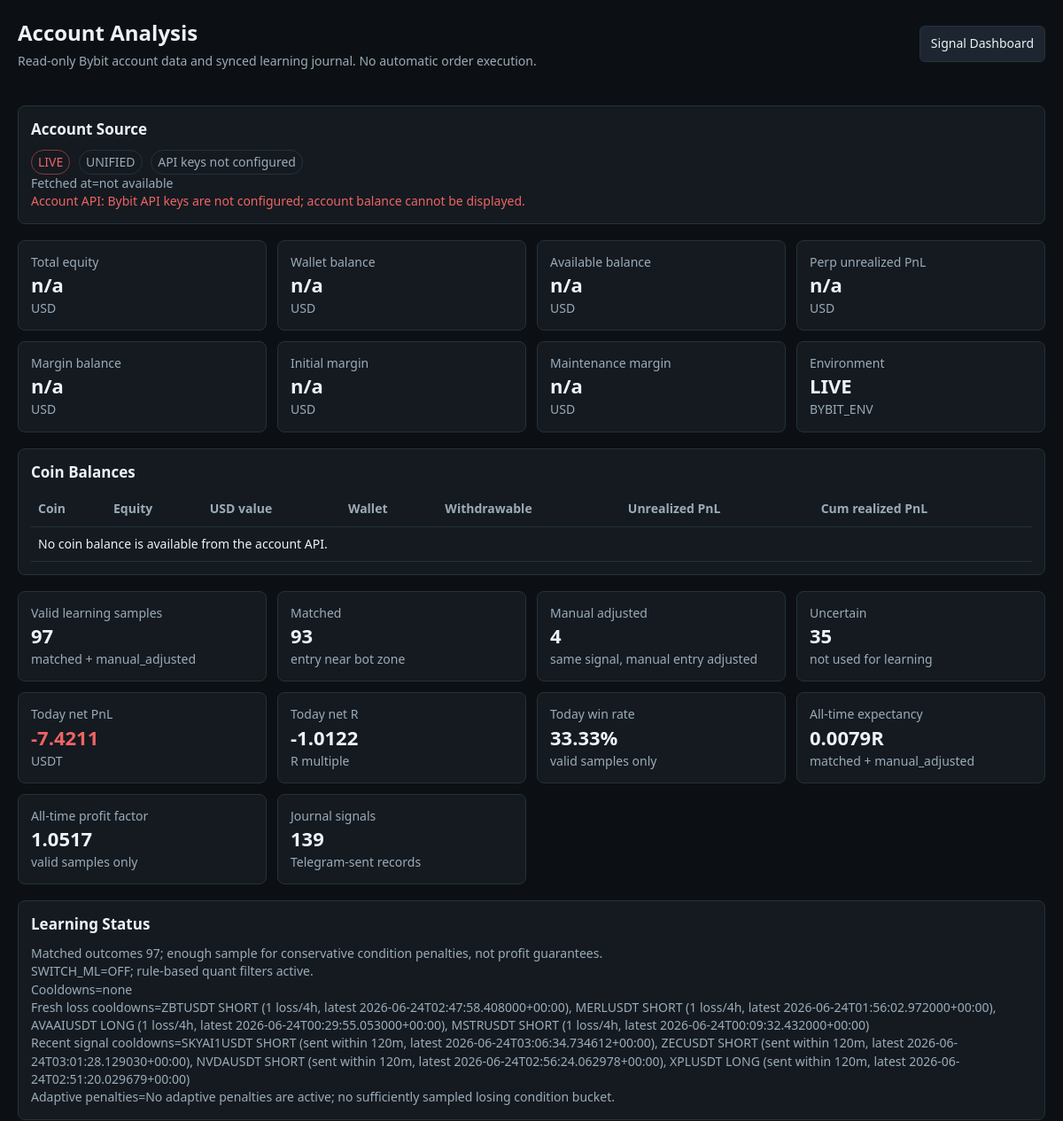
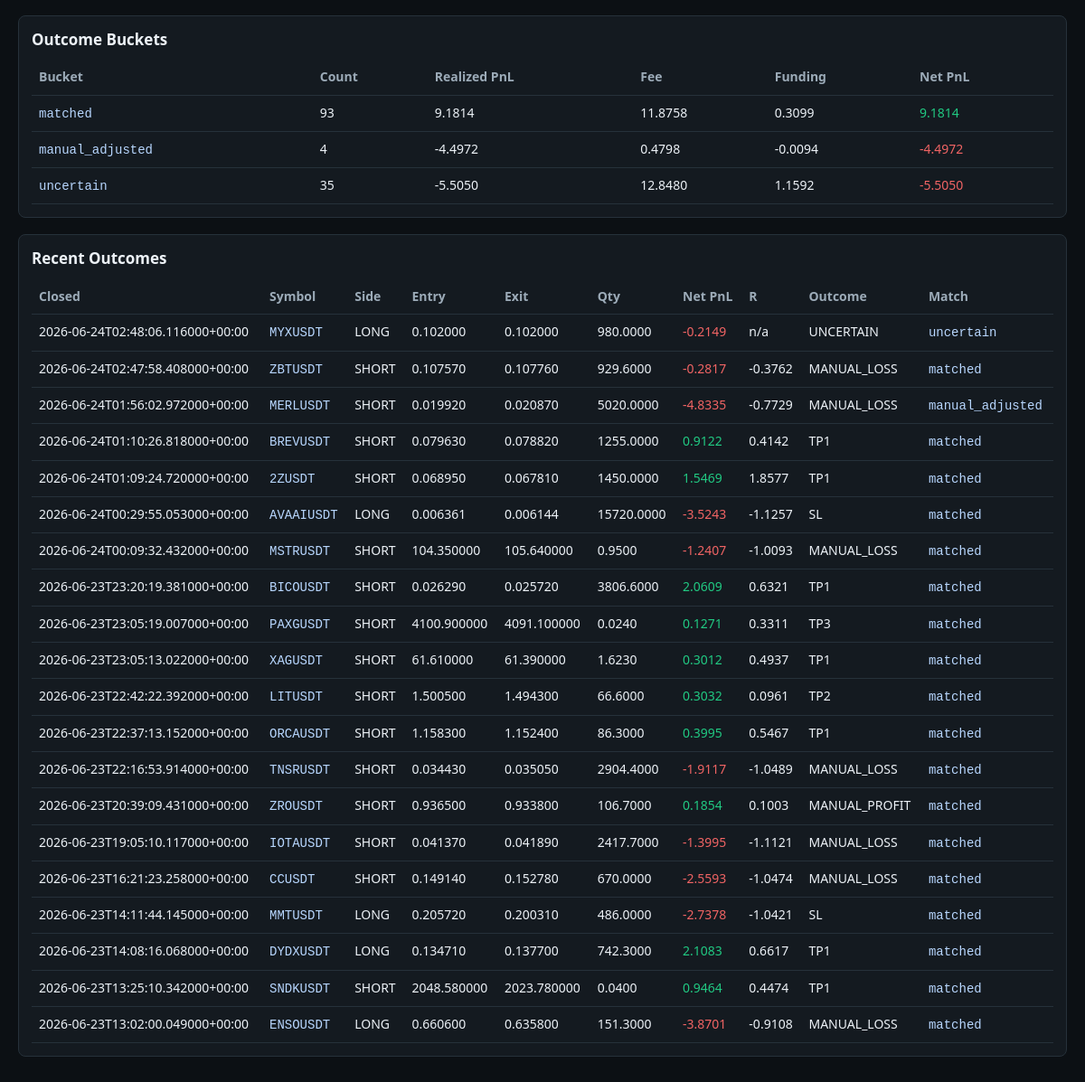
The app's page /account-analysis with its own data (2 pictures, top to bottom).
### tables this page shows
CREATE TABLE outcomes (
                    outcome_id text primary key,
                    signal_id text,
                    symbol text not null,
                    side text,
                    closed_at text not null,
                    actual_entry real,
                    actual_exit real,
                    qty real,
                    realized_pnl real not null,
                    fee real not null,
                    funding real not null,
                    net_pnl real not null,
                    result_r real,
                    outcome_type text not null,
                    holding_minutes integer,
                    match_confidence text not null,
                    match_reason text not null
                , tpsl_telegram_status text, tpsl_telegram_sent_at text, tpsl_telegram_error text);

### app/main.py (the view)
@app.get("/account-analysis", response_class=HTMLResponse)
async def account_analysis(request: Request) -> HTMLResponse:
    account = await service.account_snapshot()
    return templates.TemplateResponse(
        request,
        "account.html",
        {
            "status": service.status,
            "learning": service.learning_report,
            "account": account,
            "outcomes": service.journal_outcome_summary(),
        },
    )

### app/templates/account.html (shortened to what this page needs)
<!doctype html>
<html lang="en">
<head>
</head>
<body>
  {% macro amount(value, digits=4) -%}
    {{ ("%." ~ digits ~ "f")|format(value) if value is not none else "n/a" }}
  {%- endmacro %}
  <header>
    <div>
      <h1>Account Analysis</h1>
      <p>Read-only Bybit account data and synced learning journal. No automatic order execution.</p>
    </div>
    <a class="button" href="/" target="_blank" rel="noreferrer">Signal Dashboard</a>
  </header>
  <main>
    <section class="panel section">
      <h2>Account Source</h2>
      <p>
        <span class="badge {{ 'env-demo' if account.bybit_env == 'demo' else 'env-live' }}">{{ account.bybit_env|upper }}</span>
        <span class="badge">{{ account.account_type }}</span>
        <span class="badge">{{ "API keys configured" if account.keys_configured else "API keys not configured" }}</span>
      </p>
      <p>Fetched at={{ account.fetched_at or "not available" }}</p>
      {% if account.error %}<p class="bad">Account API: {{ account.error }}</p>{% endif %}
    </section>
    <section class="grid" aria-label="wallet balance">
      <div class="metric"><span>Total equity</span><strong>{{ amount(account.total_equity) }}</strong><p>USD</p></div>
      <div class="metric"><span>Wallet balance</span><strong>{{ amount(account.total_wallet_balance) }}</strong><p>USD</p></div>
      <div class="metric"><span>Available balance</span><strong>{{ amount(account.total_available_balance) }}</strong><p>USD</p></div>
      <div class="metric"><span>Perp unrealized PnL</span><strong class="{{ 'good' if account.total_perp_upl and account.total_perp_upl > 0 else 'bad' if account.total_perp_upl and account.total_perp_upl < 0 else '' }}">{{ amount(account.total_perp_upl) }}</strong><p>USD</p></div>
      <div class="metric"><span>Margin balance</span><strong>{{ amount(account.total_margin_balance) }}</strong><p>USD</p></div>
      <div class="metric"><span>Initial margin</span><strong>{{ amount(account.total_initial_margin) }}</strong><p>USD</p></div>
      <div class="metric"><span>Maintenance margin</span><strong>{{ amount(account.total_maintenance_margin) }}</strong><p>USD</p></div>
      <div class="metric"><span>Environment</span><strong>{{ account.bybit_env|upper }}</strong><p>BYBIT_ENV</p></div>
    </section>
    <section class="panel section">
      <h2>Coin Balances</h2>
      <table>
        <thead>
          <tr>
            <th>Coin</th>
            <th>Equity</th>
            <th>USD value</th>
            <th>Wallet</th>
            <th>Withdrawable</th>
            <th>Unrealized PnL</th>
            <th>Cum realized PnL</th>
          </tr>
        </thead>
        <tbody>
          {% for coin in account.coins %}
          <tr>
            <td><code>{{ coin.coin }}</code></td>
            <td>{{ amount(coin.equity) }}</td>
            <td>{{ amount(coin.usd_value) }}</td>
            <td>{{ amount(coin.wallet_balance) }}</td>
            <td>{{ amount(coin.available_to_withdraw) }}</td>
            <td class="{{ 'good' if coin.unrealised_pnl and coin.unrealised_pnl > 0 else 'bad' if coin.unrealised_pnl and coin.unrealised_pnl < 0 else '' }}">{{ amount(coin.unrealised_pnl) }}</td>
            <td class="{{ 'good' if coin.cum_realised_pnl and coin.cum_realised_pnl > 0 else 'bad' if coin.cum_realised_pnl and coin.cum_realised_pnl < 0 else '' }}">{{ amount(coin.cum_realised_pnl) }}</td>
          </tr>
          {% else %}
          <tr><td colspan="7">No coin balance is available from the account API.</td></tr>
          {% endfor %}
        </tbody>
      </table>
    </section>
    <section class="grid" aria-label="learning journal">
      <div class="metric"><span>Valid learning samples</span><strong>{{ outcomes.valid_learning_samples }}</strong><p>matched + manual_adjusted</p></div>
      <div class="metric"><span>Matched</span><strong>{{ outcomes.matched_count }}</strong><p>entry near bot zone</p></div>
      <div class="metric"><span>Manual adjusted</span><strong>{{ outcomes.manual_adjusted_count }}</strong><p>same signal, manual entry adjusted</p></div>
      <div class="metric"><span>Uncertain</span><strong>{{ outcomes.uncertain_count }}</strong><p>not used for learning</p></div>
      <div class="metric"><span>Today net PnL</span><strong class="{{ 'good' if learning.today_net_pnl > 0 else 'bad' if learning.today_net_pnl < 0 else '' }}">{{ amount(learning.today_net_pnl) }}</strong><p>USDT</p></div>
      <div class="metric"><span>Today net R</span><strong>{{ amount(learning.today_net_r) }}</strong><p>R multiple</p></div>
      <div class="metric"><span>Today win rate</span><strong>{{ "%.2f"|format(learning.today_win_rate) ~ "%" if learning.today_win_rate is not none else "n/a" }}</strong><p>valid samples only</p></div>
      <div class="metric"><span>All-time expectancy</span><strong>{{ "%.4f"|format(learning.all_time_expectancy_r) ~ "R" if learning.all_time_expectancy_r is not none else "n/a" }}</strong><p>matched + manual_adjusted</p></div>
      <div class="metric"><span>All-time profit factor</span><strong>{{ "%.4f"|format(learning.all_time_profit_factor) if learning.all_time_profit_factor is not none else "n/a" }}</strong><p>valid samples only</p></div>
      <div class="metric"><span>Journal signals</span><strong>{{ learning.journal_signal_count }}</strong><p>Telegram-sent records</p></div>
    </section>
    <section class="panel section">
      <h2>Learning Status</h2>
      <p>{{ learning.sample_warning }}</p>
      <p>{{ learning.ml_status }}</p>
      <p>Cooldowns={{ ", ".join(learning.active_symbol_cooldowns) if learning.active_symbol_cooldowns else "none" }}</p>
      <p>Fresh loss cooldowns={{ ", ".join(learning.active_fresh_loss_cooldowns) if learning.active_fresh_loss_cooldowns else "none" }}</p>
      <p>Recent signal cooldowns={{ ", ".join(learning.active_recent_signal_cooldowns) if learning.active_recent_signal_cooldowns else "none" }}</p>
      <p>Adaptive penalties={{ learning.adaptive_penalty_summary }}</p>
    </section>
    <section class="panel section">
      <h2>Outcome Buckets</h2>
      <table>
        <thead>
          <tr>
            <th>Bucket</th>
            <th>Count</th>
            <th>Realized PnL</th>
            <th>Fee</th>
            <th>Funding</th>
            <th>Net PnL</th>
          </tr>
        </thead>
        <tbody>
          {% for bucket in outcomes.buckets %}
          <tr>
            <td><code>{{ bucket.match_confidence }}</code></td>
            <td>{{ bucket.count }}</td>
            <td>{{ amount(bucket.realized_pnl) }}</td>
            <td>{{ amount(bucket.fee) }}</td>
            <td>{{ amount(bucket.funding) }}</td>
            <td class="{{ 'good' if bucket.net_pnl > 0 else 'bad' if bucket.net_pnl < 0 else '' }}">{{ amount(bucket.net_pnl) }}</td>
          </tr>
          {% else %}
          <tr><td colspan="6">No synced outcomes yet.</td></tr>
          {% endfor %}
        </tbody>
      </table>
    </section>
    <section class="panel section">
      <h2>Recent Outcomes</h2>
      <table>
        <thead>
          <tr>
            <th>Closed</th>
            <th>Symbol</th>
            <th>Side</th>
            <th>Entry</th>
            <th>Exit</th>
            <th>Qty</th>
            <th>Net PnL</th>
            <th>R</th>
            <th>Outcome</th>
            <th>Match</th>
          </tr>
        </thead>
        <tbody>
          {% for item in outcomes.recent %}
          <tr>
            <td>{{ item.closed_at }}</td>
            <td><code>{{ item.symbol }}</code></td>
            <td>{{ item.side or "n/a" }}</td>
            <td>{{ amount(item.actual_entry, 6) }}</td>
            <td>{{ amount(item.actual_exit, 6) }}</td>
            <td>{{ amount(item.qty, 4) }}</td>
            <td class="{{ 'good' if item.net_pnl > 0 else 'bad' if item.net_pnl < 0 else '' }}">{{ amount(item.net_pnl) }}</td>
            <td>{{ amount(item.result_r, 4) }}</td>
            <td>{{ item.outcome_type }}</td>
            <td><code>{{ item.match_confidence }}</code></td>
          </tr>
          {% else %}
          <tr><td colspan="10">No recent outcomes are available.</td></tr>
          {% endfor %}
        </tbody>
      </table>
    </section>
  </main>
</body>
</html>

### app/templates/account.html (style rules this page uses)
:root { color-scheme: dark; --bg: #0c1014; --panel: #141a20; --line: #26313a; --text: #edf2f7; --muted: #9cabb8; --green: #21c982; --yellow: #d6a530; --red: #f06464; --blue: #55a7ff; }
* { box-sizing: border-box; }
body { margin: 0; background: var(--bg); color: var(--text); font: 14px/1.45 system-ui, -apple-system, BlinkMacSystemFont, "Segoe UI", sans-serif; }
header, main { max-width: 1280px; margin: 0 auto; padding: 20px; }
header { display: flex; align-items: center; justify-content: space-between; gap: 16px; }
h1 { font-size: 24px; margin: 0 0 4px; letter-spacing: 0; }
h2 { font-size: 17px; margin: 0 0 10px; letter-spacing: 0; }
p { margin: 0; color: var(--muted); }
a.button { border: 1px solid var(--line); background: #1d2630; color: var(--text); border-radius: 6px; padding: 9px 12px; text-decoration: none; white-space: nowrap; }
.grid { display: grid; grid-template-columns: repeat(4, minmax(150px, 1fr)); gap: 12px; margin-bottom: 18px; }
.panel, .metric { background: var(--panel); border: 1px solid var(--line); border-radius: 8px; padding: 14px; }
.metric strong { display: block; font-size: 22px; }
.metric span { color: var(--muted); }
.section { margin-bottom: 18px; }
.badge { display: inline-block; padding: 3px 7px; border-radius: 999px; border: 1px solid var(--line); color: var(--muted); margin-right: 6px; }
.env-live { border-color: #8b3a3a; color: var(--red); }
.good { color: var(--green); }
.bad { color: var(--red); }
table { width: 100%; border-collapse: collapse; }
th, td { padding: 9px 8px; border-bottom: 1px solid var(--line); text-align: left; vertical-align: top; }
th { color: var(--muted); font-weight: 600; }
code { color: #b8d7ff; }

### records on screen
outcomes: closed_at "2026-06-24T02:48:06.116000+00:00", symbol "MYXUSDT", side "LONG", actual_entry "0.102000 0.102000 980.0000 -0.2149 n/a", outcome_type "UNCERTAIN", match_confidence "uncertain"
outcomes: closed_at "2026-06-24T02:47:58.408000+00:00", symbol "ZBTUSDT", side "SHORT", actual_entry "0.107570 0.107760 929.6000 -0.2817 -0.3762", outcome_type "MANUAL_LOSS", match_confidence "matched"
outcomes: closed_at "2026-06-24T01:56:02.972000+00:00", symbol "MERLUSDT", side "SHORT", actual_entry "0.019920 0.020870 5020.0000 -4.8335 -0.7729", outcome_type "MANUAL_LOSS", match_confidence "manual_adjusted"
outcomes: closed_at "2026-06-24T01:10:26.818000+00:00", symbol "BREVUSDT", side "SHORT", actual_entry "0.079630 0.078820 1255.0000 0.9122 0.4142", outcome_type "TP1", match_confidence "matched"
outcomes: closed_at "2026-06-24T01:09:24.720000+00:00", symbol "2ZUSDT", side "SHORT", actual_entry "0.068950 0.067810 1450.0000 1.5469 1.8577", outcome_type "TP1", match_confidence "matched"
outcomes: closed_at "2026-06-24T00:29:55.053000+00:00", symbol "AVAAIUSDT", side "LONG", actual_entry "0.006361 0.006144 15720.0000 -3.5243 -1.1257", outcome_type "SL", match_confidence "matched"
outcomes: closed_at "2026-06-24T00:09:32.432000+00:00", symbol "MSTRUSDT", side "SHORT", actual_entry "104.350000 105.640000 0.9500 -1.2407 -1.0093", outcome_type "MANUAL_LOSS", match_confidence "matched"
outcomes: closed_at "2026-06-23T23:20:19.381000+00:00", symbol "BICOUSDT", side "SHORT", actual_entry "0.026290 0.025720 3806.6000 2.0609 0.6321", outcome_type "TP1", match_confidence "matched"
outcomes: closed_at "2026-06-23T23:05:19.007000+00:00", symbol "PAXGUSDT", side "SHORT", actual_entry "4100.900000 4091.100000 0.0240 0.1271 0.3311", outcome_type "TP3", match_confidence "matched"
outcomes: closed_at "2026-06-23T23:05:13.022000+00:00", symbol "XAGUSDT", side "SHORT", actual_entry "61.610000 61.390000 1.6230 0.3012 0.4937", outcome_type "TP1", match_confidence "matched"
outcomes: closed_at "2026-06-23T22:42:22.392000+00:00", symbol "LITUSDT", side "SHORT", actual_entry "1.500500 1.494300 66.6000 0.3032 0.0961", outcome_type "TP2", match_confidence "matched"
outcomes: closed_at "2026-06-23T22:37:13.152000+00:00", symbol "ORCAUSDT", side "SHORT", actual_entry "1.158300 1.152400 86.3000 0.3995 0.5467", outcome_type "TP1", match_confidence "matched"
outcomes: closed_at "2026-06-23T22:16:53.914000+00:00", symbol "TNSRUSDT", side "SHORT", actual_entry "0.034430 0.035050 2904.4000 -1.9117 -1.0489", outcome_type "MANUAL_LOSS", match_confidence "matched"
outcomes: closed_at "2026-06-23T20:39:09.431000+00:00", symbol "ZROUSDT", side "SHORT", actual_entry "0.936500 0.933800 106.7000 0.1854 0.1003", outcome_type "MANUAL_PROFIT", match_confidence "matched"
outcomes: closed_at "2026-06-23T19:05:10.117000+00:00", symbol "IOTAUSDT", side "SHORT", actual_entry "0.041370 0.041890 2417.7000 -1.3995 -1.1121", outcome_type "MANUAL_LOSS", match_confidence "matched"
outcomes: closed_at "2026-06-23T16:21:23.258000+00:00", symbol "CCUSDT", side "SHORT", actual_entry "0.149140 0.152780 670.0000 -2.5593 -1.0474", outcome_type "MANUAL_LOSS", match_confidence "matched"
outcomes: closed_at "2026-06-23T14:11:44.145000+00:00", symbol "MMTUSDT", side "LONG", actual_entry "0.205720 0.200310 486.0000 -2.7378 -1.0421", outcome_type "SL", match_confidence "matched"
outcomes: closed_at "2026-06-23T14:08:16.068000+00:00", symbol "DYDXUSDT", side "LONG", actual_entry "0.134710 0.137700 742.3000 2.1083 0.6617", outcome_type "TP1", match_confidence "matched"
outcomes: closed_at "2026-06-23T13:25:10.342000+00:00", symbol "SNDKUSDT", side "SHORT", actual_entry "2048.580000 2023.780000 0.0400 0.9464 0.4474", outcome_type "TP1", match_confidence "matched"
outcomes: closed_at "2026-06-23T13:02:00.049000+00:00", symbol "ENSOUSDT", side "LONG", actual_entry "0.660600 0.635800 151.3000 -3.8701 -0.9108", outcome_type "MANUAL_LOSS", match_confidence "matched"

### other values on screen
{{ account.bybit_env|upper }} "LIVE"
{{ account.account_type }} "UNIFIED"
{{ account.fetched_at or "not available" }} "not available"
{{ account.error }} "Bybit API keys are not configured; account balance cannot be displayed."
{{ ("%." ~ digits ~ "f")|format(value) if value is not none else "n/a" }} "n/a n/a n/a n/a n/a n/a n/a -7.4211 -1.0122" "9.1814 11.8758 0.3099 9.1814" "-4.4972 0.4798 -0.0094 -4.4972" "-5.5050 12.8480 1.1592 -5.5050"
{{ outcomes.valid_learning_samples }} "97"
{{ outcomes.matched_count }} "93"
{{ outcomes.manual_adjusted_count }} "4"
{{ outcomes.uncertain_count }} "35"
{{ learning.journal_signal_count }} "139"
{{ learning.sample_warning }} "Matched outcomes 97; enough sample for conservative condition penalties, not profit guarantees."
{{ learning.ml_status }} "SWITCH_ML=OFF; rule-based quant filters active."
{{ learning.adaptive_penalty_summary }} "No adaptive penalties are active; no sufficiently sampled losing condition bucket."
{{ bucket.match_confidence }} "matched" "manual_adjusted" "uncertain"
{{ bucket.count }} "93" "4" "35"
